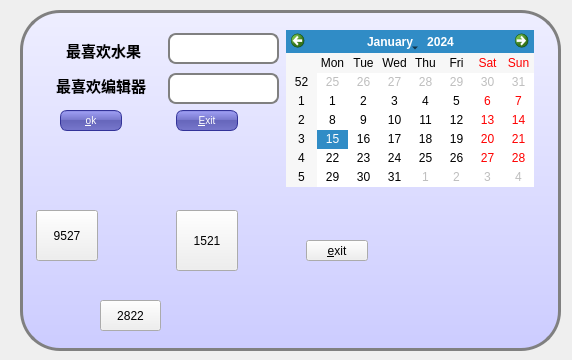
<?xml version="1.0" encoding="UTF-8"?>
<ui version="4.0">
 <class>mDiy</class>
 <widget class="QWidget" name="mDiy">
  <property name="geometry">
   <rect>
    <x>0</x>
    <y>0</y>
    <width>572</width>
    <height>360</height>
   </rect>
  </property>
  <property name="windowTitle">
   <string>Form</string>
  </property>
  <property name="styleSheet">
   <string notr="true">#mDou{
background: gray;
}

#ha_frame {
border: 3px solid gray;
border-radius: 40px;
background: white;
background: QLinearGradient(x1: 0, y1: 0, x2: 0, y2: 1, stop: 0 #eef, stop: 1 #ccf);
}

QLineEdit {
padding: 1px;
border-style: solid;
border: 2px solid gray;
border-radius: 8px;
}

#pushButton_ok, #pushButton_exit {
color: white;
background-color: QLinearGradient( x1: 0, y1: 0, x2: 0, y2: 1, stop: 0 #88d, stop: 0.1 #99e, stop: 0.49 #77c, stop: 0.5 #66b, stop: 1 #77c);
border-width: 1px;
border-color: #339;
border-style: solid;
border-radius: 7;
padding: 3px;
font-size: 10px;
padding-left: 5px;
padding-right: 5px;
min-width: 50px;
max-width: 50px;
min-height: 13px;
max-height: 13px;
}


QLabel {
font-weight: bold;
font-size: 15px;
}

</string>
  </property>
  <widget class="QFrame" name="ha_frame">
   <property name="geometry">
    <rect>
     <x>20</x>
     <y>10</y>
     <width>541</width>
     <height>341</height>
    </rect>
   </property>
   <property name="frameShape">
    <enum>QFrame::StyledPanel</enum>
   </property>
   <property name="frameShadow">
    <enum>QFrame::Raised</enum>
   </property>
   <widget class="QLabel" name="label">
    <property name="geometry">
     <rect>
      <x>46</x>
      <y>30</y>
      <width>91</width>
      <height>21</height>
     </rect>
    </property>
    <property name="font">
     <font>
      <pointsize>-1</pointsize>
      <weight>75</weight>
      <bold>true</bold>
     </font>
    </property>
    <property name="text">
     <string>最喜欢水果</string>
    </property>
   </widget>
   <widget class="QPushButton" name="button_1521">
    <property name="geometry">
     <rect>
      <x>156</x>
      <y>200</y>
      <width>62</width>
      <height>61</height>
     </rect>
    </property>
    <property name="text">
     <string>1521</string>
    </property>
   </widget>
   <widget class="QLabel" name="label_2">
    <property name="geometry">
     <rect>
      <x>36</x>
      <y>60</y>
      <width>111</width>
      <height>31</height>
     </rect>
    </property>
    <property name="font">
     <font>
      <pointsize>-1</pointsize>
      <weight>75</weight>
      <bold>true</bold>
     </font>
    </property>
    <property name="text">
     <string>最喜欢编辑器</string>
    </property>
   </widget>
   <widget class="QPushButton" name="button_exit">
    <property name="geometry">
     <rect>
      <x>286</x>
      <y>230</y>
      <width>62</width>
      <height>21</height>
     </rect>
    </property>
    <property name="text">
     <string>&amp;exit</string>
    </property>
   </widget>
   <widget class="QLineEdit" name="lineEdit_editor">
    <property name="geometry">
     <rect>
      <x>148</x>
      <y>63</y>
      <width>111</width>
      <height>31</height>
     </rect>
    </property>
   </widget>
   <widget class="QPushButton" name="button_2822">
    <property name="geometry">
     <rect>
      <x>80</x>
      <y>290</y>
      <width>61</width>
      <height>31</height>
     </rect>
    </property>
    <property name="text">
     <string>2822</string>
    </property>
   </widget>
   <widget class="QPushButton" name="pushButton_ok">
    <property name="geometry">
     <rect>
      <x>40</x>
      <y>100</y>
      <width>62</width>
      <height>21</height>
     </rect>
    </property>
    <property name="text">
     <string>&amp;ok</string>
    </property>
   </widget>
   <widget class="QPushButton" name="button_9527">
    <property name="geometry">
     <rect>
      <x>16</x>
      <y>200</y>
      <width>62</width>
      <height>51</height>
     </rect>
    </property>
    <property name="text">
     <string>9527</string>
    </property>
   </widget>
   <widget class="QLineEdit" name="lineEdit_fruit">
    <property name="geometry">
     <rect>
      <x>148</x>
      <y>23</y>
      <width>111</width>
      <height>31</height>
     </rect>
    </property>
   </widget>
   <widget class="QPushButton" name="pushButton_exit">
    <property name="geometry">
     <rect>
      <x>156</x>
      <y>100</y>
      <width>62</width>
      <height>21</height>
     </rect>
    </property>
    <property name="text">
     <string>&amp;Exit</string>
    </property>
   </widget>
   <widget class="QCalendarWidget" name="calendarWidget">
    <property name="geometry">
     <rect>
      <x>266</x>
      <y>20</y>
      <width>248</width>
      <height>157</height>
     </rect>
    </property>
   </widget>
  </widget>
 </widget>
 <resources/>
 <connections>
  <connection>
   <sender>pushButton_exit</sender>
   <signal>clicked()</signal>
   <receiver>mDiy</receiver>
   <slot>close()</slot>
   <hints>
    <hint type="sourcelabel">
     <x>199</x>
     <y>131</y>
    </hint>
    <hint type="destinationlabel">
     <x>513</x>
     <y>337</y>
    </hint>
   </hints>
  </connection>
  <connection>
   <sender>button_exit</sender>
   <signal>clicked()</signal>
   <receiver>mDiy</receiver>
   <slot>close()</slot>
   <hints>
    <hint type="sourcelabel">
     <x>369</x>
     <y>257</y>
    </hint>
    <hint type="destinationlabel">
     <x>347</x>
     <y>321</y>
    </hint>
   </hints>
  </connection>
 </connections>
</ui>
